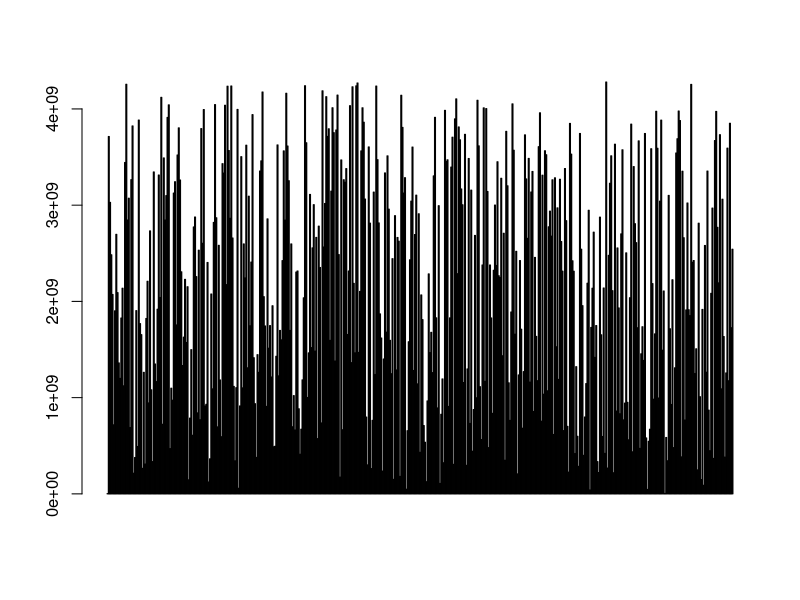
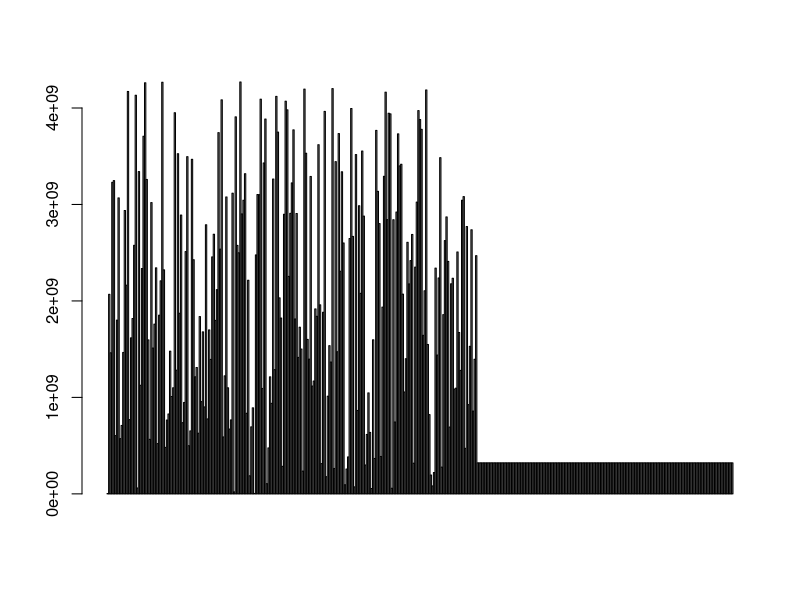
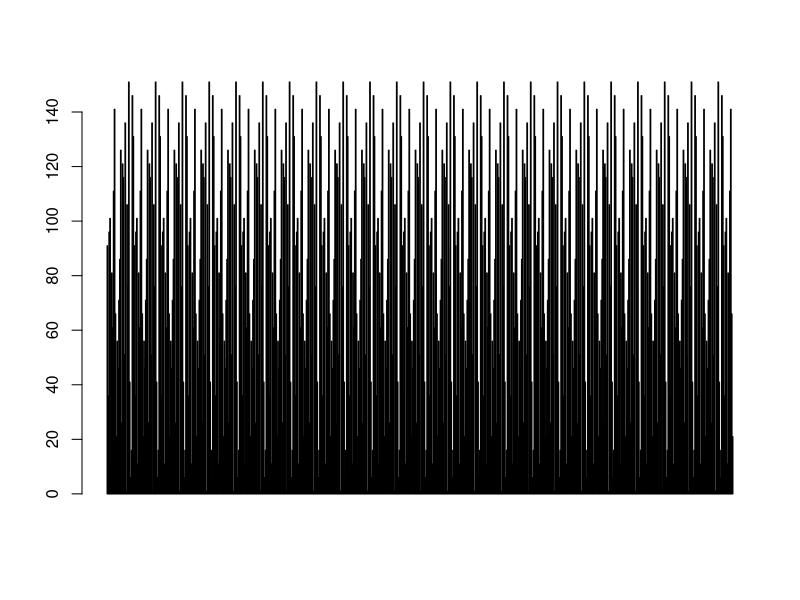
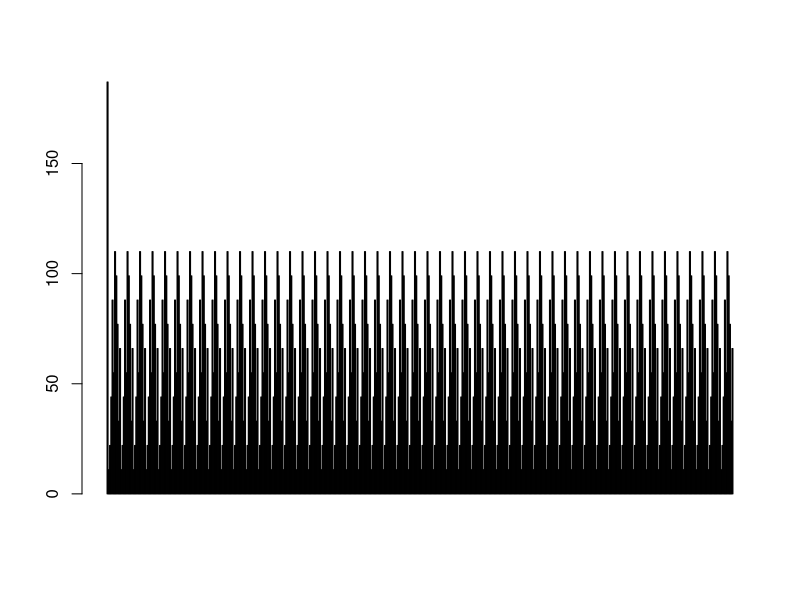
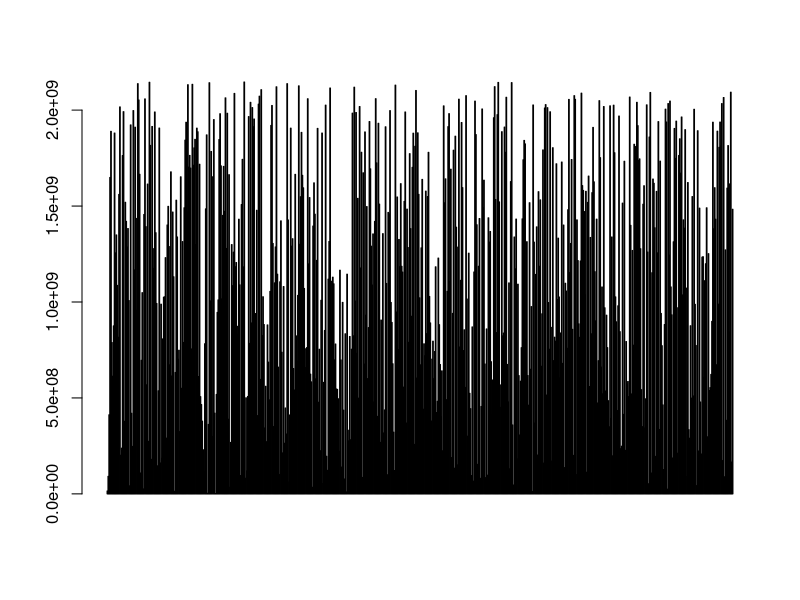
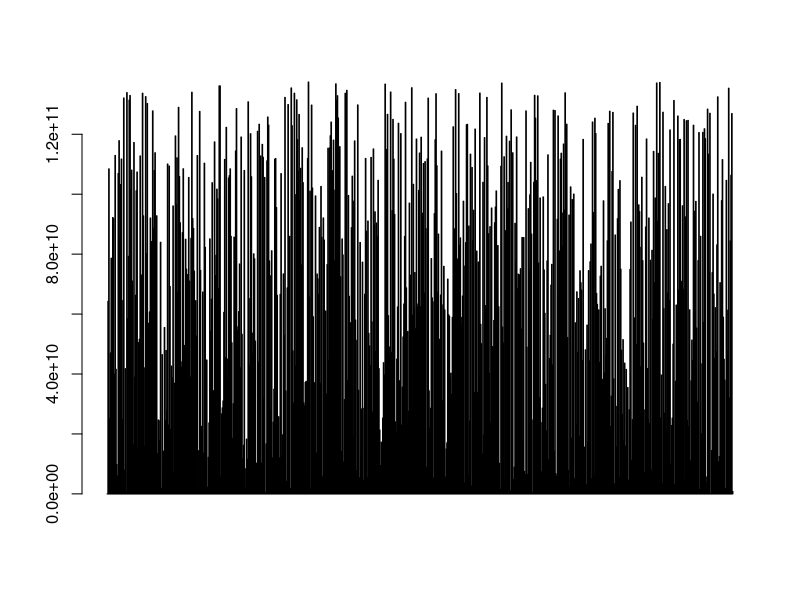
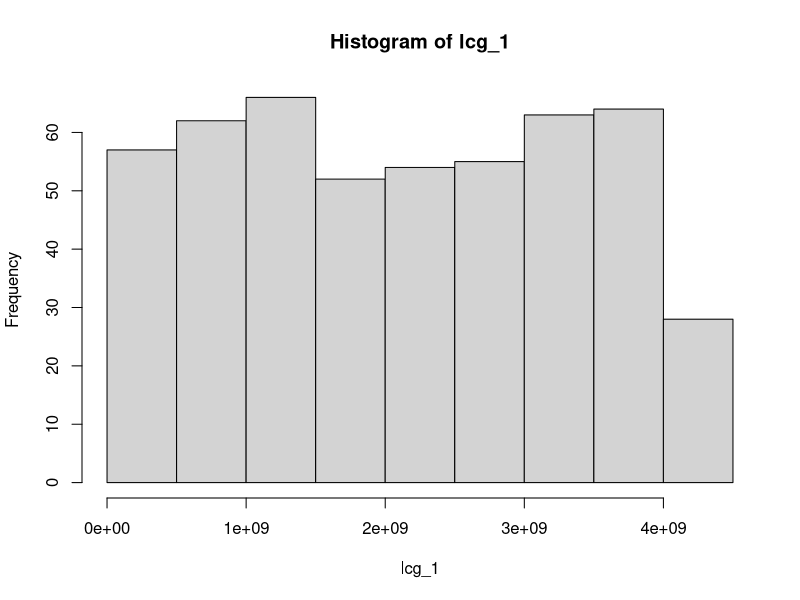
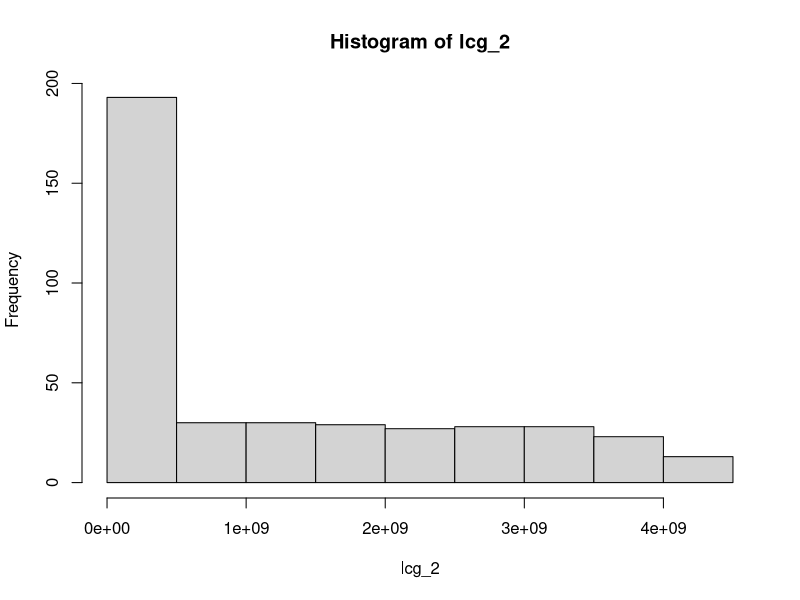

The R script that drew these images, in order:
#~~~~~Laboratorul 4~~~~

#__Exercitii

#Linear Congruential Generator
#parameters for LCG

#__Exercitiul 1


#1. Sa se genereze minim doua siruri de numere aleatoare de lungimi diferite,
#   cu cel putin 3 generatori, dintre cei prezentati in scriptul de pe site.


lcg = function(a0, a1, m, x0, n) #linear congruential generator (LCG)
{
  x = rep(0,n+1)  # rep(x, times) or replicate (x, length.out) – replicate the values in x  (how many times 
  #or the length of replicate
  x[1] = x0
  for(i in 1:n+1)
  {
    if(i == 1)
      x[i] = x0
    else
      x[i] = (a0 + (a1 * x[i-1])) %% m
  }
  return(x)
}

lcg_1 <- lcg(a0 = 1467945236, a1 = 2698231, m = 2^32 , x0 = 2768923, n = 500)
lcg_1
lcg_2 <- lcg(a0 = 1972891241, a1 = 2579842, m = 2^32 , x0 = 3567742, n = 400)
lcg_2


mcg = function(a1, m, x0, n) 
{
  x = rep(0,n+1)
  x[1] = x0
  for(i in 1:n+1)
  {
    if(i == 1)
      x[i] = x0
    else
      x[i] = (a1 * x[i-1]) %% m
  }
  return(x)
}
mcg_1 <- mcg(a1 = 261, m = 155, x0 = 91, n = 700)
mcg_1
mcg_2 <- mcg(a1 = 233, m = 121, x0 = 187, n = 500)
mcg_2


#RANDU (a special case of MCG)

randu = function(x0, n) 
{
  x = rep(0,n+1)
  x[1] = x0
  for(i in 1:n+1)
  {
    if(i == 1)
      x[i] = x0
    else
      x[i] = (65539 * x[i-1]) %% (2^31)
  }
  return(x[-1])
}

randu_1 <- randu(233,700)
randu_1

randu = function(x0, n) 
{
  x = rep(0,n+1)
  x[1] = x0
  for(i in 1:n+1)
  {
    if(i == 1)
      x[i] = x0
    else
      x[i] = (567313 * x[i-1]) %% (2^37)
  }
  return(x[-1])
}
randu_2 <- randu(16,800)
randu_2


#__Exercitiul 2

#2. Reprezentarea grafica a secventelor rezultate.

barplot(lcg_1)
barplot(lcg_2)

barplot(mcg_1)
barplot(mcg_2)

barplot(randu_1)
barplot(randu_2)

#__Exercitiul 3

#3. Trasati histogramele pentru fiecare sir de numere in parte.

hist(lcg_1)
hist(lcg_2)

hist(mcg_1)
hist(mcg_2)

hist(randu_1)
hist(randu_2)

#__Exercitiul 5

#5. Studiati autocorelatia fiecarei serii de numere aleatoare. Verificati daca secventele sunt cu adevarat aleatoare.

acf(lcg_1)
acf(lcg_2)

acf(mcg_1)
acf(mcg_2)

acf(randu_1)
acf(randu_2)

#__Exercitiul 7

#7. Ce alte teste de a verifica caracterul random al secventelor puteti sa incercati? Cititi cursul pentru indicatii.

chisq.test(lcg_1)
chisq.test(lcg_2)

chisq.test(mcg_1)
chisq.test(mcg_2)

chisq.test(randu_1)
chisq.test(randu_2)